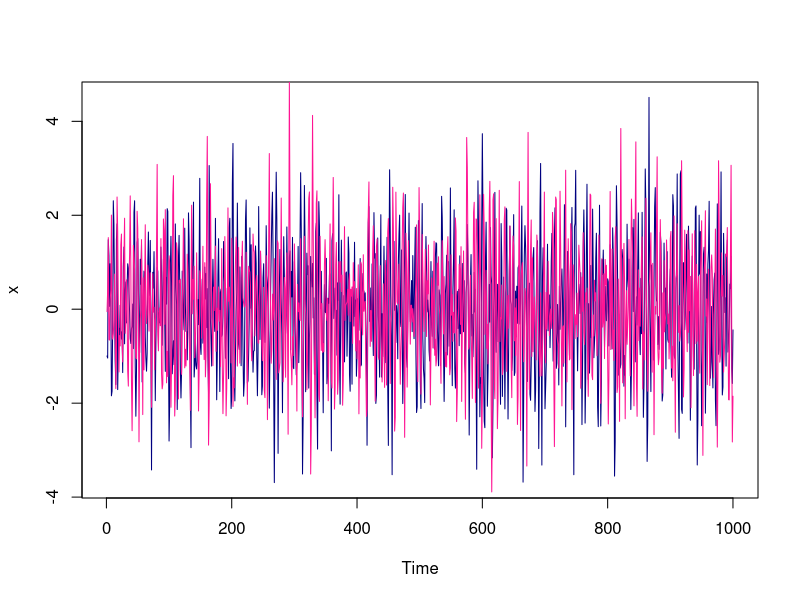

Write R code to recreate this figure.
### ARMA(2,1)モデルのシミュレーション
set.seed(123)
n <- 1000          # 時系列の長さ
a <- c(0.8, -0.64) # ARの係数
b <- -0.5          # MAの係数
epsilon <- rnorm(n)
x0 <- rnorm(2)     # 初期値
## for文で生成する方法
x <- ts(double(n))
x[1:2] <- x0
for(i in 3:n) x[i] <- a%*%x[i-1:2] + b*epsilon[i-1] + epsilon[i]
plot(x, col="navyblue")
## arima.simで生成する方法 (初期値の指定はできない)
## 関数arima.simのノイズの既定値は標準正規列
y <- arima.sim(list(ar=a, ma=b), n)
lines(y, col = "deeppink")
